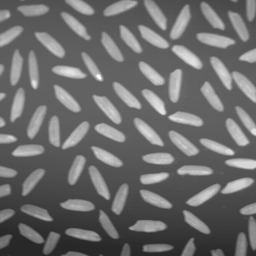
%> input picture demo/05-morphological-image-processing/rice.tif, 256 x 256 px
$ octave imMorphMaxContrast.m   (GNU Octave 9; MATLAB toolbox functions it lacks are replaced by stand-ins)
%> lines starting %> are read from the running program, lines starting %| are printed output that depends on the picture
%TopHat transform
%See GW pp.672
%HKa Feb. 2015

clear, close all;

% Read image and show
image = imread('rice.tif');
%> image is the input picture: size 256x256 uint8; min 40, max 255, mean 108.7
%image = imread('cameraman.tif')
figure(1), imshow(image), title('Original');
pause;

%Maximize Contrast
structuralElement = strel('disk', 10);
Itop = imtophat(image, structuralElement); % h=f - (f open b)
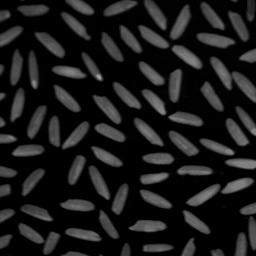
%> Itop: size 256x256 uint8; min 0, max 157, mean 26.4
Ibot = imbothat(image, structuralElement); % h=(f close b) -f
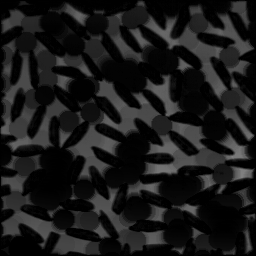
%> Ibot: size 256x256 uint8; min 0, max 128, mean 26.1
figure(2), imshow(Itop), title('top-hat image');
pause;

figure(3), imshow(Ibot), title('bottom-hat image');
pause;

% Subtract Images
Ienhance = imsubtract(imadd(Itop, image), Ibot);
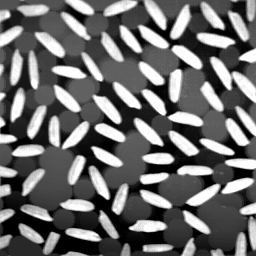
%> Ienhance: size 256x256 uint8; min 0, max 255, mean 106.6
figure(4), imshow(Ienhance), title('Original + top-hat - bottom-hat');
pause;

close all;

$ run again, with demo/05-morphological-image-processing/cameraman.tif copied over demo/05-morphological-image-processing/rice.tif
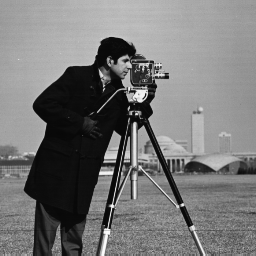
%> input picture demo/05-morphological-image-processing/cameraman.tif, 256 x 256 px
%> image is the input picture: size 256x256 uint8; min 7, max 253, mean 118.7
%> `Ibot = imbothat(image, structuralElement);`:
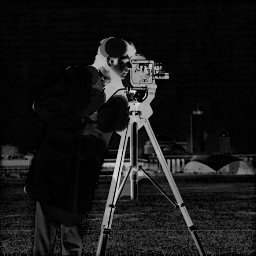
%> Ibot: size 256x256 uint8; min 0, max 225, mean 23.2
%> `Ienhance = imsubtract(imadd(Itop, image), Ibot);`:
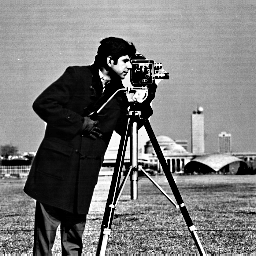
%> Ienhance: size 256x256 uint8; min 0, max 255, mean 121.6
